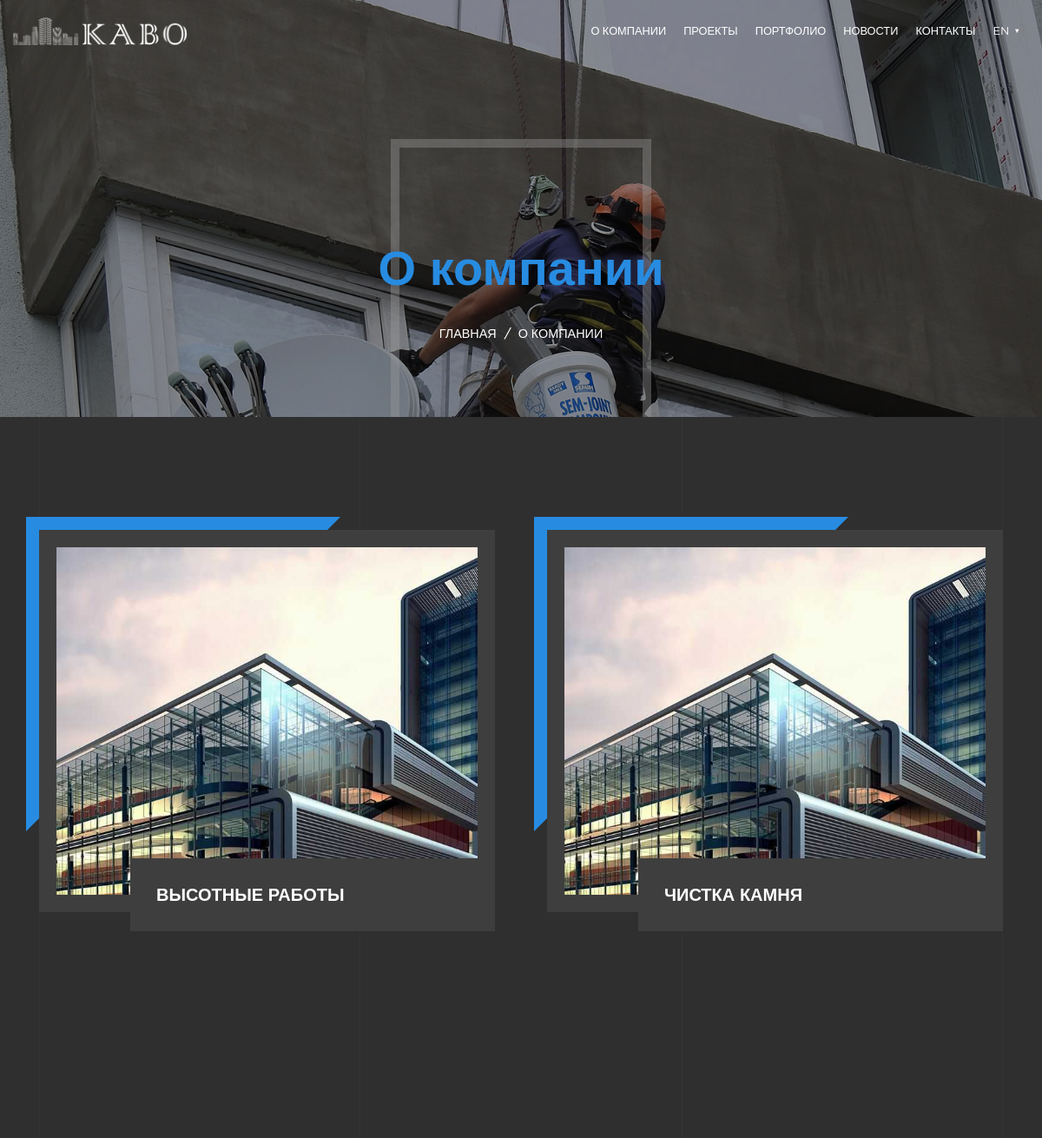
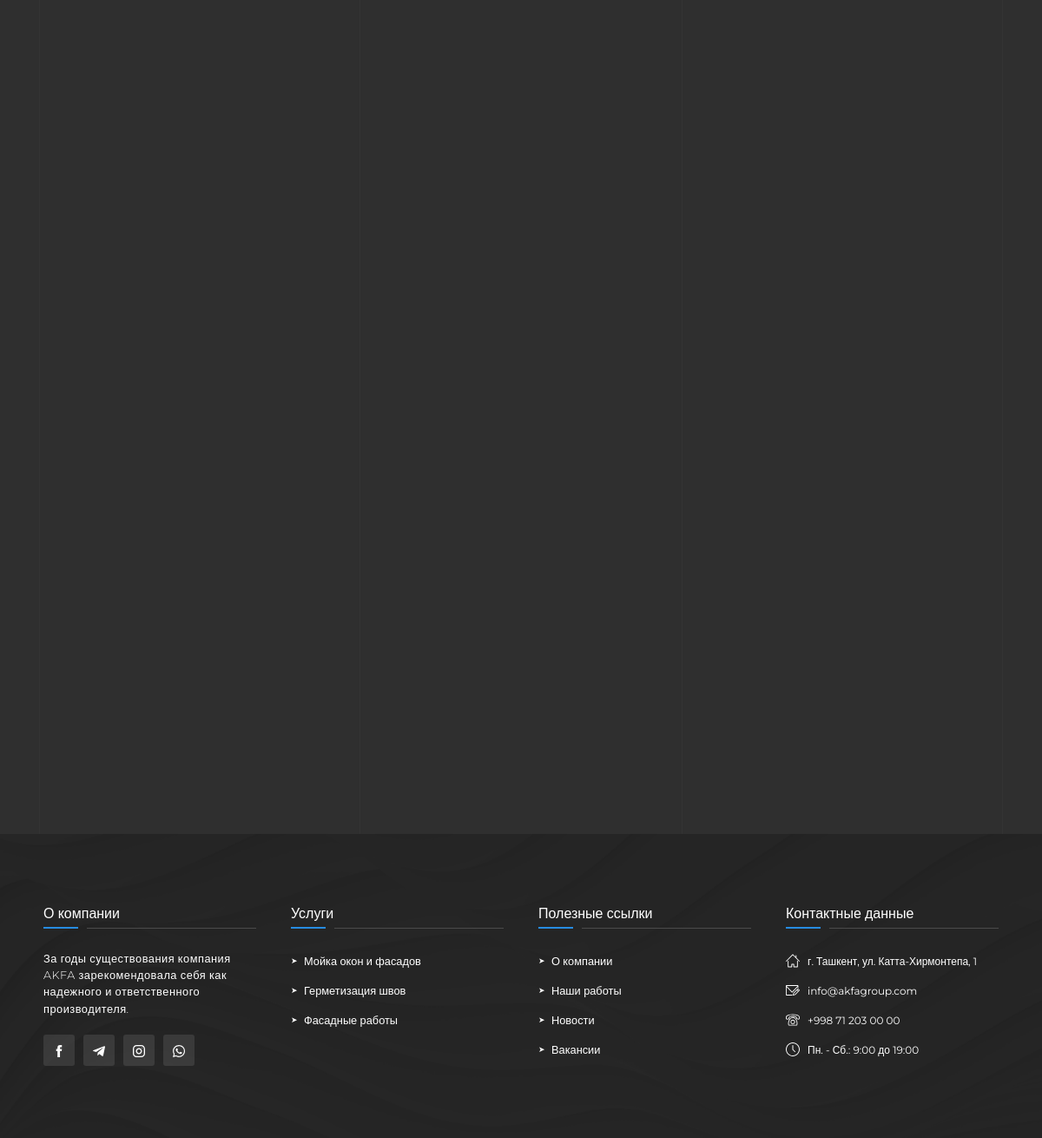
The app's page /projects/projects/ with its own data (2 pictures, top to bottom).
### projects/models.py (models this page shows, shortened)
class PageTitleModel(models.Model):
    name = models.CharField(max_length=150, null=True, blank=True)
    page_promo = models.FileField(upload_to=upload_location, blank=True, null=True)
    image = models.ImageField(upload_to=upload_location, blank=True, null=True)
    class Meta:
        verbose_name = 'Page Title'
        verbose_name_plural = 'Page Title'

class ProjectModel(models.Model):
    name = models.CharField(max_length=500, blank=True, null=True)
    image = models.ImageField(upload_to=upload_location, blank=True, null=True)
    company_name = models.CharField(max_length=500, blank=True, null=True)
    text = models.TextField(blank=True, null=True)
    class Meta:
        verbose_name = 'Projects'
        verbose_name_plural = 'Projects'

### projects/views.py (the view)
# urls.py: path('projects/', projectsView, name='projects'),
def projectsView(request):
    context = {}
    projects = ProjectModel.objects.all()
    promo = PageTitleModel.objects.all()
    context['projects'] = projects
    context['promo'] = promo
    return render(request, 'pages/projects.html', context)

### projects/templates/pages/projects.html
{% extends 'base.html' %}
{% load static %}
{% load i18n %}
{% block content %}
    <header class="header_promo other_pages_header">
        {% for prom in promo %}
        <div class="header_promo_background" style="background-image: url('{{prom.image.url}}')"></div>
        <div class="video_overlay"></div>
            <div class="header_promo_video">
                <video autoplay loop muted playsinline webkit-playsinline poster="#" preload="none">
                    <source src="{{prom.page_promo.url}}" type="video/mp4"/>
                </video>
            </div>
            <div class="header_promo_title">
                <h1><span>{{prom.name}}</span></h1>
                <ul class="header_promo_breadcrumbs">
                    <li>
                        <a href="{% url 'home' %}">Главная</a><i>/</i>
                    </li>
                    <li>
                        <span>
                            {{prom.name}}
                        </span>
                    </li>
                </ul>
            </div>
        {% endfor %}
    </header>
    <section class="projects">
        <div class="container">
            <div class="section_content">
                <div class="projects_list">
                    {% for project in projects %}
                        <div class="projects_item first_animation invisible">
                            <a href="{% url 'projects:projects-individual' project.id %}">
                                <span class="projects_img">
                                    <img src="{{project.image.url}}" alt="">
                                </span>
                                <span class="projects_caption">
                                    <h5>{{project.name}}</h5>
                                </span>
                            </a>
                        </div>
                    {% endfor %}
                </div>
            </div>
        </div>
    </section>
{% endblock content %}

### static/css/style.css (style rules this page uses)
* { margin: 0; -webkit-box-sizing: border-box; box-sizing: border-box; }
html, body { width: 100%; margin: 0; padding: 0; font-family: "Montserrat", sans-serif; overflow-x: hidden; }
a { text-decoration: none !important; }
ul { list-style: none; padding: 0; margin: 0; }
.navigation, .navigation_items::before, .navigation_dropdown, .navigation_dropdown li a, .navigation .lang_dropdown button, .navigation .lang_link span, .showOverlay, .mobile_menu, .active-btn, .active-btn::before, .services_block_in a, .services_block_in a::before, .services_block_in a h4, .news_image img, .footer_links a, .social_icons li, .team_items img, .projects_img, .projects_img img, .projects_img::before, .work_navi a { -webkit-transition: all 0.3s linear; transition: all 0.3s linear; }
.header_promo { position: relative; overflow: hidden; top: 0; left: 0; width: 100%; height: 100vh; z-index: 5; }
.header_promo_background { width: 100%; height: 100vh; position: absolute; z-index: 1; background-size: cover; background-repeat: no-repeat; }
.header_promo_video { width: 100%; height: 100vh; position: absolute; z-index: 2; }
.header_promo_video video { width: 100%; height: 100vh; -o-object-fit: cover; object-fit: cover; }
.header_promo_title { top: 50%; left: 50%; width: 100%; position: absolute; -webkit-transform: translate(-50%, -50%); transform: translate(-50%, -50%); z-index: 3; color: #fff; text-align: center; }
.header_promo_title h1 { font-size: 4em; font-weight: 700; margin-bottom: 30px; }
.header_promo_title h1 span { color: #278ce1; }
.header_promo_breadcrumbs { display: -webkit-box; display: -ms-flexbox; display: flex; text-align: center; -webkit-box-pack: center; -ms-flex-pack: center; justify-content: center; }
.header_promo_breadcrumbs a, .header_promo_breadcrumbs span, .header_promo_breadcrumbs i { color: #fff; text-transform: uppercase; font-weight: 500; font-size: 0.9em; }
.header_promo_breadcrumbs i { margin: 0 10px; }
.other_pages_header { height: 60vh; }
.other_pages_header h1 { font-size: 3.5em; }
.other_pages_header .header_promo_title { top: 70%; }
.other_pages_header::after { position: absolute; content: ""; width: 300px; height: calc(100% - 150px); border: 10px solid rgba(255, 255, 255, 0.4); bottom: -10px; left: 50%; -webkit-transform: translateX(-50%); transform: translateX(-50%); z-index: 2; }
.video_overlay { width: 100%; height: 100vh; position: absolute; top: 0; left: 0; background: rgba(0, 0, 0, 0.4); z-index: 3; }
#about_section, .mission, .projects, .portfolio_page, .contacts, .vacancy, .project_individual { position: relative; overflow: hidden; background: #2f2f2f; z-index: 9; }
.section_content { width: 100%; display: block; position: relative; padding: 100px 0; z-index: 99; }
.section_content::before { position: absolute; display: block; width: 33.33%; height: 100%; top: 0; left: 0; border-left: 1px solid #343434; border-right: 1px solid #343434; content: ""; z-index: -1; }
.section_content::after { position: absolute; display: block; width: 33.33%; height: 100%; top: 0; right: 0; border-left: 1px solid #343434; border-right: 1px solid #343434; content: ""; z-index: -1; }
.projects_list { display: -webkit-box; display: -ms-flexbox; display: flex; -ms-flex-wrap: wrap; flex-wrap: wrap; margin: 0 -30px; padding: 0; position: relative; z-index: 9; }
.projects_item { margin: 0 0 30px; padding: 30px; width: 50%; }
.projects_item a { display: block; padding: 20px; background: #3e3e3e; position: relative; }
.projects_item a::before { position: absolute; display: block; top: -15px; left: -15px; border: 181px solid transparent; border-left: 181px solid #278ce1; border-top: 181px solid #278ce1; content: ""; z-index: -1; }
.projects_img { overflow: hidden; display: block; position: relative; }
.projects_img img { width: 100%; -o-object-fit: cover; object-fit: cover; height: 50vh; position: relative; }
.projects_img::before { position: absolute; width: 100%; height: 100%; background: rgba(0, 0, 0, 0.5); left: 0; top: 0; z-index: 1; visibility: hidden; opacity: 0; content: ""; }
.projects_caption { display: block; position: absolute; padding: 30px; right: 0; width: 80%; bottom: -5%; background: #3e3e3e; z-index: 10; }
.projects_caption h5 { margin: 0; color: #fff; font-weight: bold; text-transform: uppercase; }

### records on screen
PageTitleModel: image (picture), name "О компании", name "О КОМПАНИИ"
ProjectModel: image (picture), name "ВЫСОТНЫЕ РАБОТЫ"
ProjectModel: image (picture), name "ЧИСТКА КАМНЯ"

### other values on screen
{{ LANGUAGE_CODE }} "EN"
